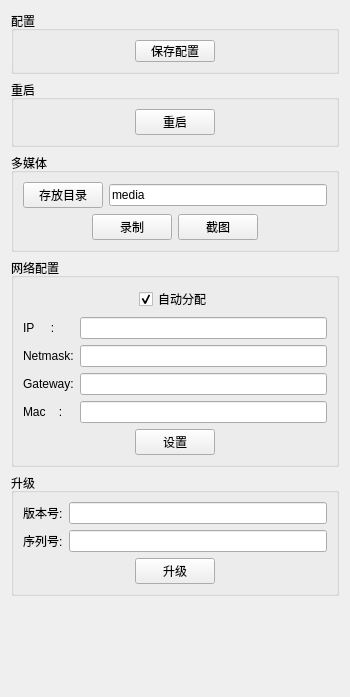
        <widget class="QWidget" name="page_2">
         <property name="geometry">
          <rect>
           <x>0</x>
           <y>0</y>
           <width>350</width>
           <height>697</height>
          </rect>
         </property>
         <property name="minimumSize">
          <size>
           <width>320</width>
           <height>0</height>
          </size>
         </property>
         <property name="autoFillBackground">
          <bool>true</bool>
         </property>
         <attribute name="label">
          <string>系统设置</string>
         </attribute>
         <layout class="QVBoxLayout" name="verticalLayout_10">
          <item>
           <widget class="QGroupBox" name="groupBox_10">
            <property name="title">
             <string>配置</string>
            </property>
            <layout class="QGridLayout" name="gridLayout_7">
             <item row="0" column="0">
              <widget class="QPushButton" name="pushButton_save_config">
               <property name="sizePolicy">
                <sizepolicy hsizetype="Maximum" vsizetype="Fixed">
                 <horstretch>0</horstretch>
                 <verstretch>0</verstretch>
                </sizepolicy>
               </property>
               <property name="minimumSize">
                <size>
                 <width>0</width>
                 <height>22</height>
                </size>
               </property>
               <property name="text">
                <string>保存配置</string>
               </property>
              </widget>
             </item>
            </layout>
           </widget>
          </item>
          <item>
           <widget class="QGroupBox" name="groupBox_13">
            <property name="title">
             <string>重启</string>
            </property>
            <layout class="QHBoxLayout" name="horizontalLayout_13">
             <item>
              <spacer name="horizontalSpacer_8">
               <property name="orientation">
                <enum>Qt::Horizontal</enum>
               </property>
               <property name="sizeHint" stdset="0">
                <size>
                 <width>40</width>
                 <height>20</height>
                </size>
               </property>
              </spacer>
             </item>
             <item>
              <widget class="QPushButton" name="pushButton_reboot">
               <property name="text">
                <string>重启</string>
               </property>
              </widget>
             </item>
             <item>
              <spacer name="horizontalSpacer_9">
               <property name="orientation">
                <enum>Qt::Horizontal</enum>
               </property>
               <property name="sizeHint" stdset="0">
                <size>
                 <width>40</width>
                 <height>20</height>
                </size>
               </property>
              </spacer>
             </item>
            </layout>
           </widget>
          </item>
          <item>
           <widget class="QGroupBox" name="groupBox_11">
            <property name="title">
             <string>多媒体</string>
            </property>
            <layout class="QGridLayout" name="gridLayout_10">
             <item row="0" column="0">
              <widget class="QPushButton" name="pushButton_record_path">
               <property name="text">
                <string>存放目录</string>
               </property>
              </widget>
             </item>
             <item row="0" column="1">
              <widget class="QLineEdit" name="lineEdit_record_path">
               <property name="text">
                <string>media</string>
               </property>
              </widget>
             </item>
             <item row="1" column="0" colspan="2">
              <layout class="QHBoxLayout" name="horizontalLayout_4">
               <item>
                <spacer name="horizontalSpacer_2">
                 <property name="orientation">
                  <enum>Qt::Horizontal</enum>
                 </property>
                 <property name="sizeHint" stdset="0">
                  <size>
                   <width>40</width>
                   <height>20</height>
                  </size>
                 </property>
                </spacer>
               </item>
               <item>
                <widget class="QPushButton" name="pushButton_record">
                 <property name="text">
                  <string>录制</string>
                 </property>
                </widget>
               </item>
               <item>
                <widget class="QPushButton" name="pushButton_screenshot">
                 <property name="text">
                  <string>截图</string>
                 </property>
                </widget>
               </item>
               <item>
                <spacer name="horizontalSpacer_3">
                 <property name="orientation">
                  <enum>Qt::Horizontal</enum>
                 </property>
                 <property name="sizeHint" stdset="0">
                  <size>
                   <width>40</width>
                   <height>20</height>
                  </size>
                 </property>
                </spacer>
               </item>
              </layout>
             </item>
            </layout>
           </widget>
          </item>
          <item>
           <widget class="QGroupBox" name="groupBox_12">
            <property name="title">
             <string>网络配置</string>
            </property>
            <layout class="QVBoxLayout" name="verticalLayout_9">
             <item>
              <layout class="QHBoxLayout" name="horizontalLayout_8">
               <item>
                <spacer name="horizontalSpacer_4">
                 <property name="orientation">
                  <enum>Qt::Horizontal</enum>
                 </property>
                 <property name="sizeHint" stdset="0">
                  <size>
                   <width>40</width>
                   <height>20</height>
                  </size>
                 </property>
                </spacer>
               </item>
               <item>
                <widget class="QCheckBox" name="checkBox_dhcp">
                 <property name="text">
                  <string>自动分配</string>
                 </property>
                 <property name="checked">
                  <bool>true</bool>
                 </property>
                </widget>
               </item>
               <item>
                <spacer name="horizontalSpacer_5">
                 <property name="orientation">
                  <enum>Qt::Horizontal</enum>
                 </property>
                 <property name="sizeHint" stdset="0">
                  <size>
                   <width>40</width>
                   <height>20</height>
                  </size>
                 </property>
                </spacer>
               </item>
              </layout>
             </item>
             <item>
              <layout class="QGridLayout" name="gridLayout_29">
               <item row="0" column="0">
                <widget class="QLabel" name="label_30">
                 <property name="text">
                  <string>IP     :</string>
                 </property>
                </widget>
               </item>
               <item row="0" column="1">
                <widget class="QLineEdit" name="lineEdit_ip">
                 <property name="enabled">
                  <bool>true</bool>
                 </property>
                </widget>
               </item>
               <item row="1" column="0">
                <widget class="QLabel" name="label_28">
                 <property name="text">
                  <string>Netmask:</string>
                 </property>
                </widget>
               </item>
               <item row="1" column="1">
                <widget class="QLineEdit" name="lineEdit_netmask">
                 <property name="enabled">
                  <bool>true</bool>
                 </property>
                </widget>
               </item>
               <item row="2" column="0">
                <widget class="QLabel" name="label_29">
                 <property name="text">
                  <string>Gateway:</string>
                 </property>
                </widget>
               </item>
               <item row="2" column="1">
                <widget class="QLineEdit" name="lineEdit_gateway">
                 <property name="enabled">
                  <bool>true</bool>
                 </property>
                </widget>
               </item>
               <item row="3" column="0">
                <widget class="QLabel" name="label_90">
                 <property name="text">
                  <string>Mac    :</string>
                 </property>
                </widget>
               </item>
               <item row="3" column="1">
                <widget class="QLineEdit" name="lineEdit_mac">
                 <property name="enabled">
                  <bool>true</bool>
                 </property>
                </widget>
               </item>
              </layout>
             </item>
             <item>
              <layout class="QHBoxLayout" name="horizontalLayout_12">
               <item>
                <spacer name="horizontalSpacer_6">
                 <property name="orientation">
                  <enum>Qt::Horizontal</enum>
                 </property>
                 <property name="sizeHint" stdset="0">
                  <size>
                   <width>40</width>
                   <height>20</height>
                  </size>
                 </property>
                </spacer>
               </item>
               <item>
                <widget class="QPushButton" name="pushButton_network">
                 <property name="text">
                  <string>设置</string>
                 </property>
                </widget>
               </item>
               <item>
                <spacer name="horizontalSpacer_7">
                 <property name="orientation">
                  <enum>Qt::Horizontal</enum>
                 </property>
                 <property name="sizeHint" stdset="0">
                  <size>
                   <width>40</width>
                   <height>20</height>
                  </size>
                 </property>
                </spacer>
               </item>
              </layout>
             </item>
            </layout>
           </widget>
          </item>
          <item>
           <widget class="QGroupBox" name="groupBox_14">
            <property name="title">
             <string>升级</string>
            </property>
            <layout class="QVBoxLayout" name="verticalLayout_4">
             <item>
              <layout class="QHBoxLayout" name="horizontalLayout_18">
               <item>
                <widget class="QLabel" name="label_33">
                 <property name="text">
                  <string>版本号:</string>
                 </property>
                </widget>
               </item>
               <item>
                <widget class="QLineEdit" name="lineEdit_version">
                 <property name="readOnly">
                  <bool>false</bool>
                 </property>
                </widget>
               </item>
              </layout>
             </item>
             <item>
              <layout class="QHBoxLayout" name="horizontalLayout_15">
               <item>
                <widget class="QLabel" name="label_31">
                 <property name="text">
                  <string>序列号:</string>
                 </property>
                </widget>
               </item>
               <item>
                <widget class="QLineEdit" name="lineEdit_serial_number">
                 <property name="readOnly">
                  <bool>false</bool>
                 </property>
                </widget>
               </item>
              </layout>
             </item>
             <item>
              <layout class="QHBoxLayout" name="horizontalLayout_14">
               <item>
                <spacer name="horizontalSpacer_10">
                 <property name="orientation">
                  <enum>Qt::Horizontal</enum>
                 </property>
                 <property name="sizeHint" stdset="0">
                  <size>
                   <width>40</width>
                   <height>20</height>
                  </size>
                 </property>
                </spacer>
               </item>
               <item>
                <widget class="QPushButton" name="pushButton_update">
                 <property name="text">
                  <string>升级</string>
                 </property>
                </widget>
               </item>
               <item>
                <spacer name="horizontalSpacer_11">
                 <property name="orientation">
                  <enum>Qt::Horizontal</enum>
                 </property>
                 <property name="sizeHint" stdset="0">
                  <size>
                   <width>40</width>
                   <height>20</height>
                  </size>
                 </property>
                </spacer>
               </item>
              </layout>
             </item>
            </layout>
           </widget>
          </item>
          <item>
           <spacer name="verticalSpacer">
            <property name="orientation">
             <enum>Qt::Vertical</enum>
            </property>
            <property name="sizeHint" stdset="0">
             <size>
              <width>20</width>
              <height>386</height>
             </size>
            </property>
           </spacer>
          </item>
         </layout>
        </widget>
